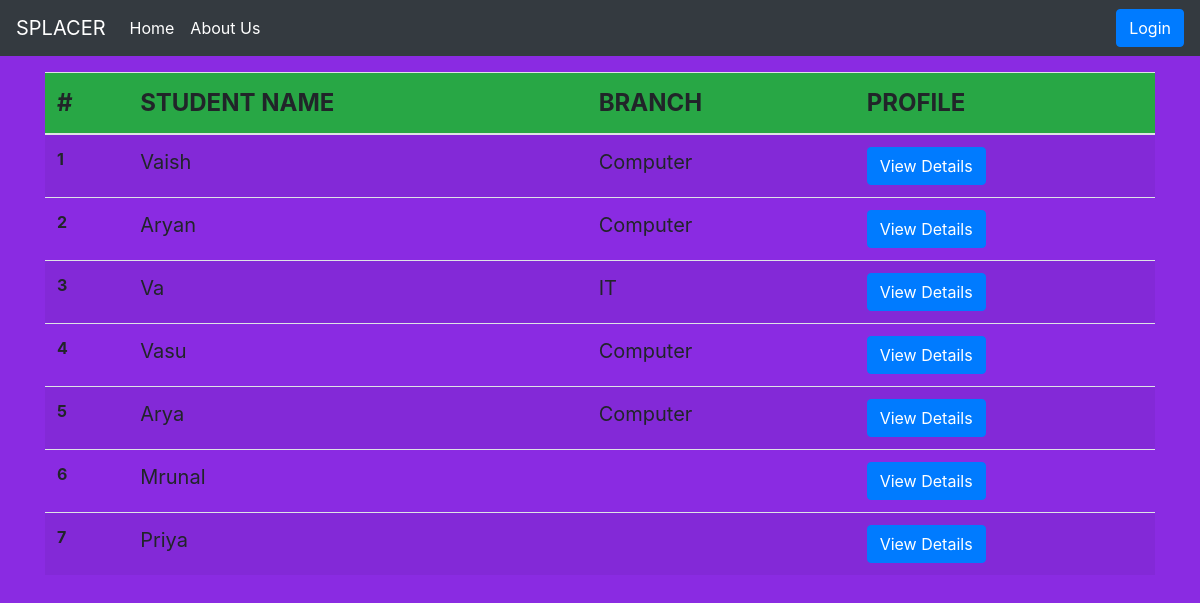
Page /viewstudents/ on the earlier database version.
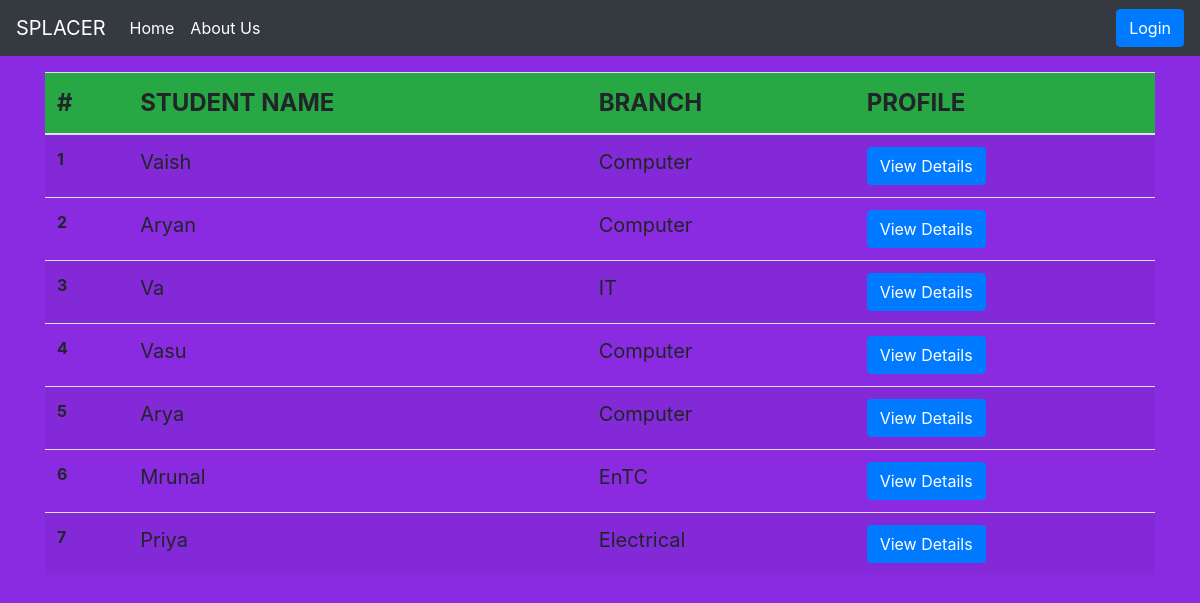
Same page on the later database version.
### portal/models.py (models this page shows, shortened)
class Student(models.Model):
    choicesy = ((1, 'FY'), (2, 'SY'), (3, 'TY'), (4, 'Btech'))
    user = models.OneToOneField(User, on_delete=models.CASCADE)
    s_id = models.IntegerField(primary_key=True)
    resume = models.FileField(upload_to='uploads/',validators=[FileExtensionValidator(allowed_extensions=['pdf', 'doc', 'docx'])])
    b_id = models.ForeignKey(Branch, null = True, on_delete=models.SET_NULL)
    curr_year = models.IntegerField(choices = choicesy, default = 1)
    curr_sem = models.IntegerField(
        validators=[MinValueValidator(1), MaxValueValidator(8)], default = 1)
    status = models.BooleanField(default=False) #False means not placed
    verify = models.BooleanField(default = False) #False means details not verified

class Branch(models.Model):
    b_id = models.AutoField(primary_key = True)
    b_name = models.CharField(max_length = 150)

### portal/views.py (the view)
# urls.py: path('viewstudents/', viewstudents, name='viewstudents'),
def viewstudents(request):
    s = Student.objects.all()
    return render(request, 'portal/studentlist.html', {'student':s})

### portal/templates/portal/studentlist.html (shortened to what this page needs)
{% extends "portal/basic.html" %} {% load crispy_forms_tags %} {% block body %}
<link rel="stylesheet" href="https://use.fontawesome.com/releases/v5.8.1/css/all.css">
<div class="container mt-3">
         {% if final or shortlist %}
            <input type="hidden" id="am" name="am" value="{{round1}}">
            <table class="table table-striped">
                <thead>
                    <tr class="bg-success">
                        <th scope="col" style="font-size:24px">#</th>
                        <th scope="col" style="font-size:24px">STUDENT NAME</th>
                        <th scope="col" style="font-size:24px">BRANCH</th>
                        <th scope="col" style="font-size:24px">PROFILE</th>
                        <th scope="col" style="font-size:24px">ACTION</th>
                    </tr>
                </thead>
                <tbody>
                    {% for c in apps %}
                    <tr>
                        <th scope="row">{{c.student.s_id}}</th>
                        <td style="font-size:20px">{{c.student.user.username}}</td>
                        <td style="font-size:20px">{{c.student.b_id.b_name}}</td>
                        <td>
                            <a href="#" class="btn btn-primary">View Details</a>
                        </td>
                        <td>
                            <input type="checkbox" name="name" value='{{c.student.s_id}}' />&nbsp;
                        </td>
                    </tr>
                    {% endfor %}
                </tbody>
            </table>
            <div class="form-group">
                <button class="btn btn-outline-info my-3" id='comp' type="submit">Create Shortlist</button>
            </div>
        </form>
        {% else %}
        <table class="table table-striped">
            <thead>
                <tr class="bg-success">
                    <th scope="col" style="font-size:24px">#</th>
                    <th scope="col" style="font-size:24px">STUDENT NAME</th>
                    <th scope="col" style="font-size:24px">BRANCH</th>
                    <th scope="col" style="font-size:24px">PROFILE</th>
                </tr>
            </thead>
            <tbody>
                {% for c in student %}
                <tr>
                    <th scope="row">{{c.s_id}}</th>
                    <td style="font-size:20px">{{c.user.username}}</td>
                    <td style="font-size:20px">{{c.b_id.b_name}}</td>
                    <td>
                        <a href="#" class="btn btn-primary">View Details</a>
                    </td>
                </tr>
                {% endfor %}
            </tbody>
        </table>
        {% endif %}
</div>
{% endblock %} {% block js %} {% endblock %}

Differences in the rows shown:
changed Student "Mrunal": b_id.b_name (not shown) → "EnTC"
changed Student "Priya": b_id.b_name (not shown) → "Electrical"
